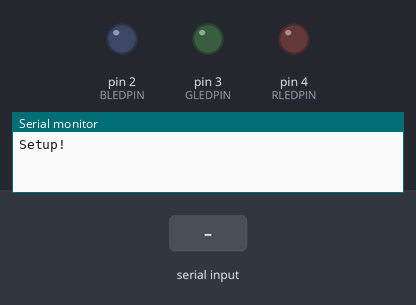
The sketch below on a simulated Arduino Uno, built with avr-gcc and run on an emulated ATmega328P. Parts: output pins drawn as LEDs (lit = HIGH), the last lines printed to the serial monitor. The test bench sets the inputs (shaded band).

Above: at 1.2 s.
1.3 s: "red\n" received over Serial
At 1.9 s:
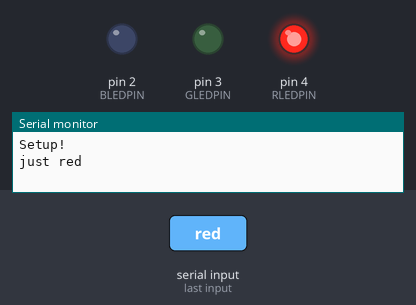
2.8 s: "green\n" received over Serial
At 3.1 s:
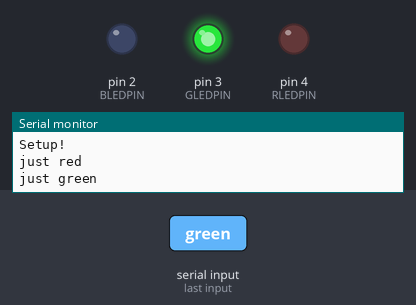
4.3 s: "blue\n" received over Serial
At 5.4 s:
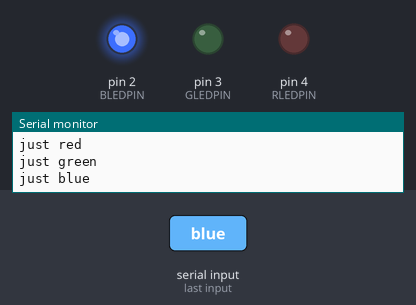
Timing chart, 0 to 7.3 s (numbered marks = the images above; inputs shaded):
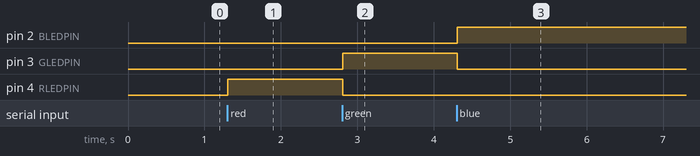

The sketch:

ColorDetector.ino
```cpp
#define BUFFERSIZE 255
#define RLEDPIN 4
#define GLEDPIN 3
#define BLEDPIN 2

void setup() {
  // put your setup code here, to run once:
  Serial.begin(9600);
  pinMode(RLEDPIN, OUTPUT);
  pinMode(GLEDPIN, OUTPUT);
  pinMode(BLEDPIN, OUTPUT);
  Serial.println("Setup!");
}

void setLights(int red, int green, int blue) {
  digitalWrite(RLEDPIN, red);
  digitalWrite(GLEDPIN, green);
  digitalWrite(BLEDPIN, blue);
}

void loop() {
  char buffer[BUFFERSIZE];
  if (Serial.available()) { //there is a byte here.
    int nbytes = Serial.readBytesUntil('\n', buffer, BUFFERSIZE - 1);
    buffer[nbytes] = 0; //null terminated string
    String message = String(buffer);
    if (message == "red") {
      setLights(HIGH, LOW, LOW);
      Serial.println("just red");

    }
    else if (message == "green") {
      setLights(LOW, HIGH, LOW);
      Serial.println("just green");

    }
    else if (message == "blue") {
      setLights(LOW, LOW, HIGH);
      Serial.println("just blue");

    }
    else if (message == "ldr") {
      int ldrValue = analogRead(A0)/4;
      Serial.println(ldrValue);
    }
    else {
      Serial.println("bad command");
    }
  }
}
```

Measured:
- after the input at 1.3 s, pin 4 (RLEDPIN): LOW → HIGH at once
- after the input at 2.8 s, pin 3 (GLEDPIN): LOW → HIGH at once; pin 4 (RLEDPIN): HIGH → LOW at once
- after the input at 4.3 s, pin 2 (BLEDPIN): LOW → HIGH at once; pin 3 (GLEDPIN): HIGH → LOW at once
